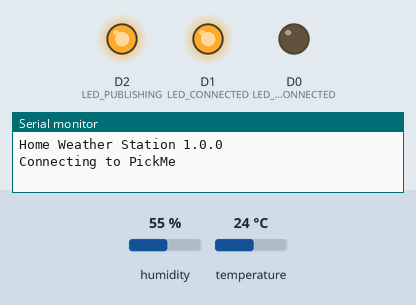
Simulated run of this sketch. Board: ESP8266 (NodeMCU). Parts: output pins drawn as LEDs (lit = HIGH), the last lines printed to the serial monitor. Inputs (shaded band) come from the test bench; at power-on: humidity 55 %, temperature 24 °C. WiFi joins after 1.5 s; servers stay silent unless stated.

Above: at 0.1 s.
At 2.1 s:
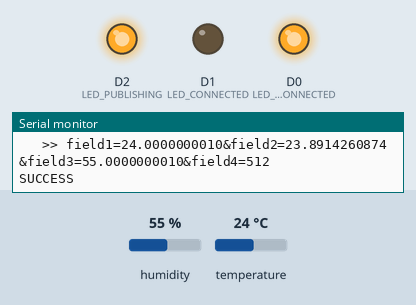
Timing chart, 0 to 3.6 s (numbered marks = the images above):
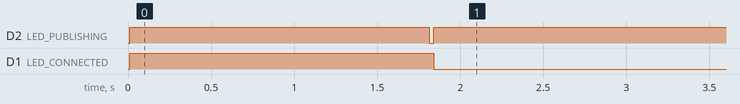

The sketch:

weather-node-v3.ino
```cpp
#include <ESP8266WiFi.h>
#include <DHT.h>
#include "Adafruit_MQTT.h"
#include "Adafruit_MQTT_Client.h"

/************************* WiFi and MQTT Config *********************************/

#define WLAN_SSID       "PickMe"
#define WLAN_PASS       "fallout312345"
#define AIO_SERVER      "mqtt.thingspeak.com"
#define AIO_SERVERPORT  1883
#define CHANNEL_ID      ""
#define PUBLISH_KEY     ""

/************************* Pin Configuration *********************************/

#define LED_DISCONNECTED  D0
#define LED_CONNECTED     D1
#define LED_PUBLISHING    D2
#define DHTPIN            D3
#define LDR_PIN           A0

/************************* Misc Configuration *********************************/

#define DHTTYPE           DHT11
#define MAX_CON_RETRY     12
#define CON_RETRY_DELAY   5000
#define DEBUG             true

short TICK_INTERVAL_MS    = 1000;   // time between ticks below (use this as your multiplier)
short PUB_INT_TEMP        = 300;    // publish TEMP readings every x loops
short MQTT_PING_INT       = 15;     // ping the MQTT server every x seconds to keep alive

short tickCountTemp       = PUB_INT_TEMP;
short tickCountPing       = 0;

/************ Global State (you don't need to change this!) ******************/

WiFiClient client;
Adafruit_MQTT_Client mqtt(&client, AIO_SERVER, AIO_SERVERPORT);
DHT dht(DHTPIN, DHTTYPE);

/*************************** Sketch Code ************************************/

bool dhtReadSuccess       = false;
float humidity            = 0;
float temperature         = 0;
float heatIndex           = 0;
int lightReading          = 0;

// void MQTT_connect();

// ========================================================== >>
// Program controls

void setup() {
  Serial.begin(9600);
  delay(10);

  // configure pin modes
  pinMode(LED_CONNECTED, OUTPUT);
  pinMode(LED_DISCONNECTED, OUTPUT);
  pinMode(LED_PUBLISHING, OUTPUT);
  pinMode(LDR_PIN, INPUT);

  // Set initial LED state
  RGB(true, false, false);

  // Boot application
  Serial.println("Home Weather Station 1.0.0");

  dht.begin();
  waitForWiFiConnection();
  waitForDhtReady();

  // Setup MQTT subscription for onoff feed.
  //mqtt.subscribe(&ledSubscription);
}

void loop() {
  runPing(false);
  publishData();
  //runLEDTest();

  delay(TICK_INTERVAL_MS);
}

// ========================================================== >>
// Publishing related methods

void runPing(bool forcePing) {
  // We only want to send the ping command every "MQTT_PING_INT" loops
  if( tickCountPing < MQTT_PING_INT && forcePing == false ) {
    tickCountPing++;
    return;
  }

  RGB(false, false, true);
  Serial.print("Running ping ... ");

  if(!mqtt.ping(3)) {
    RGB(true, false, false);
    Serial.println("FAILED - attempting reconnection");
    MQTT_connect();
  } else {
    Serial.println("SUCCESS");
    RGB(false, true, false);
  }

  // Reset the tick counter so we can do this all over again
  tickCountPing = 0;
}

void publishData() {
  // We only want to publish temperature data every "PUB_INT_TEMP" ticks
  if( tickCountTemp < PUB_INT_TEMP ) {
    tickCountTemp++;
    return;
  }

  // Ensure that we are connected
  runPing(true);

  // Refresh our readings
  readLdrValue();
  readDhtValues();

  Serial.println("Publishing Temperatue data...");

  String data = String(
    "field1=" + String(temperature, DEC) +
    "&field2=" + String(heatIndex, DEC) +
    "&field3=" + String(humidity, DEC) +
    "&field4=" + String(lightReading, DEC)
  );

  int length = data.length();
  char msgBuffer[length];
  data.toCharArray(msgBuffer,length+1);
  Serial.print("   >> ");
  Serial.println(msgBuffer);

  RGB(false, false, true);
  bool success = mqtt.publish("channels/" CHANNEL_ID "/publish/" PUBLISH_KEY, msgBuffer);
  RGB(false, true, false);

  // Decide if we need to re-publish the data, or mark this as a success
  Serial.println(success ? "SUCCESS" : "FAILED");
  tickCountTemp = success ? 0 : tickCountTemp;
}

void runLEDTest() {
  Serial.println("Red");
  RGB(true, false, false);
  delay(1000);

  Serial.println("Green");
  RGB(false, true, false);
  delay(1000);

  Serial.println("Blue");
  RGB(false, false, true);
}


// ========================================================== >>
// MQQT Methods

// https://learn.adafruit.com/remote-control-with-the-huzzah-plus-adafruit-io/led-code
void MQTT_connect() {
  int8_t ret;

  // Stop if already connected.
  if (mqtt.connected()) {
    toggleConnectionLeds(true);
    return;
  }

  toggleConnectionLeds(false);
  Serial.print("Connecting to MQTT... ");

  uint8_t retries = MAX_CON_RETRY;
  while ((ret = mqtt.connect()) != 0) { // connect will return 0 for connected
       Serial.println(mqtt.connectErrorString(ret));
       Serial.print("Retrying MQTT connection in ");
       Serial.print(CON_RETRY_DELAY);
       Serial.println("ms...");
       mqtt.disconnect();
       delay(CON_RETRY_DELAY);
       retries--;
       if (retries == 0) {
         // basically die and wait for WDT to reset me
         while (1);
       }
  }

  toggleConnectionLeds(true);
  Serial.println("MQTT Connected!");
}


// ========================================================== >>
// Hardware methods

void waitForWiFiConnection() {
  // Connect to WiFi access point.
  Serial.println();
  Serial.print("Connecting to ");
  Serial.println(WLAN_SSID);

  WiFi.begin(WLAN_SSID, WLAN_PASS);
  while (WiFi.status() != WL_CONNECTED) {
    delay(500);
    Serial.print(".");
  }
  Serial.println();

  Serial.println("WiFi connected");
  Serial.println("IP address: "); Serial.println(WiFi.localIP());
}

void waitForDhtReady() {
  Serial.print("Waiting for DHT ");

  while(!dhtReadSuccess) {
    delay(250);
    Serial.print(".");
    readDhtValues();
  }

  Serial.print(" READY (temperature: ");
  Serial.print(temperature);
  Serial.print(" *C) (humidity: ");
  Serial.print(humidity);
  Serial.print(" %) (heatIndex: ");
  Serial.print(heatIndex);
  Serial.print(")");
  Serial.println();
}

void readDhtValues() {
  dhtReadSuccess = false;
  humidity = dht.readHumidity();
  temperature = dht.readTemperature();

  // Check if any reads failed and exit early (to try again).
  if (isnan(humidity) || isnan(temperature)) {
    return;
  }

  dhtReadSuccess = true;
  heatIndex = dht.computeHeatIndex(temperature, humidity, false);
  Serial.println("Updated DHT values");
}

void toggleConnectionLeds(bool connected) {
  digitalWrite(LED_DISCONNECTED, connected ? HIGH : LOW);
  digitalWrite(LED_CONNECTED, connected ? LOW : HIGH);
}

void readLdrValue() {
  lightReading = analogRead(A0);
  Serial.println("Updated LDR value");
}

void RGB(bool redOn, bool greenOn, bool blueOn) {
  // Turn all off
  digitalWrite(LED_DISCONNECTED, HIGH);
  digitalWrite(LED_CONNECTED, HIGH);
  digitalWrite(LED_PUBLISHING, HIGH);

  // Turn requested LED on
  if( redOn ) digitalWrite(LED_DISCONNECTED, LOW);
  if( greenOn ) digitalWrite(LED_CONNECTED, LOW);
  if( blueOn ) digitalWrite(LED_PUBLISHING, LOW);
};
```

Measured:
- by itself, D2 (LED_PUBLISHING): HIGH → LOW at 1.8 s, → HIGH 0.03 s later
- by itself, D1 (LED_CONNECTED): HIGH → LOW at 1.8 s
